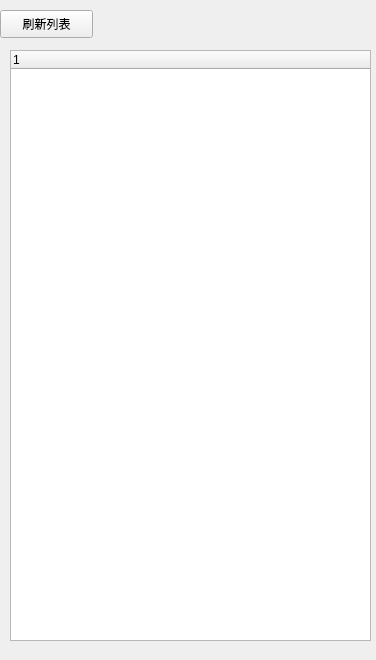
<?xml version="1.0" encoding="UTF-8"?>
<ui version="4.0">
 <class>friendlistwindow</class>
 <widget class="QWidget" name="friendlistwindow">
  <property name="geometry">
   <rect>
    <x>0</x>
    <y>0</y>
    <width>376</width>
    <height>660</height>
   </rect>
  </property>
  <property name="windowTitle">
   <string>Form</string>
  </property>
  <widget class="QPushButton" name="pushButton">
   <property name="geometry">
    <rect>
     <x>0</x>
     <y>10</y>
     <width>93</width>
     <height>28</height>
    </rect>
   </property>
   <property name="text">
    <string>刷新列表</string>
   </property>
  </widget>
  <widget class="QTreeWidget" name="friendlistree">
   <property name="geometry">
    <rect>
     <x>10</x>
     <y>50</y>
     <width>361</width>
     <height>591</height>
    </rect>
   </property>
   <column>
    <property name="text">
     <string notr="true">1</string>
    </property>
   </column>
  </widget>
 </widget>
 <resources/>
 <connections/>
</ui>
